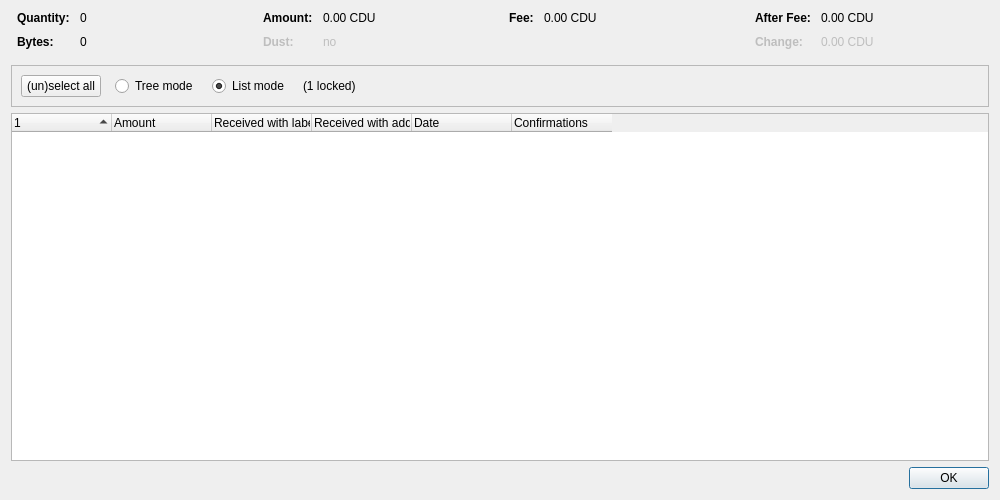
<?xml version="1.0" encoding="UTF-8"?>
<ui version="4.0">
 <class>CoinControlDialog</class>
 <widget class="QDialog" name="CoinControlDialog">
  <property name="geometry">
   <rect>
    <x>0</x>
    <y>0</y>
    <width>1000</width>
    <height>500</height>
   </rect>
  </property>
  <property name="windowTitle">
   <string>Coin Selection</string>
  </property>
  <layout class="QVBoxLayout" name="verticalLayout">
   <item>
    <layout class="QHBoxLayout" name="horizontalLayoutTop" stretch="0,0,0,0">
     <property name="topMargin">
      <number>0</number>
     </property>
     <property name="bottomMargin">
      <number>10</number>
     </property>
     <item>
      <layout class="QFormLayout" name="formLayoutCoinControl1">
       <property name="horizontalSpacing">
        <number>10</number>
       </property>
       <property name="verticalSpacing">
        <number>10</number>
       </property>
       <property name="leftMargin">
        <number>6</number>
       </property>
       <property name="rightMargin">
        <number>6</number>
       </property>
       <item row="0" column="0">
        <widget class="QLabel" name="labelCoinControlQuantityText">
         <property name="font">
          <font>
           <weight>75</weight>
           <bold>true</bold>
          </font>
         </property>
         <property name="text">
          <string>Quantity:</string>
         </property>
        </widget>
       </item>
       <item row="0" column="1">
        <widget class="QLabel" name="labelCoinControlQuantity">
         <property name="cursor">
          <cursorShape>IBeamCursor</cursorShape>
         </property>
         <property name="contextMenuPolicy">
          <enum>Qt::ActionsContextMenu</enum>
         </property>
         <property name="text">
          <string notr="true">0</string>
         </property>
         <property name="textInteractionFlags">
          <set>Qt::LinksAccessibleByMouse|Qt::TextSelectableByKeyboard|Qt::TextSelectableByMouse</set>
         </property>
        </widget>
       </item>
       <item row="1" column="0">
        <widget class="QLabel" name="labelCoinControlBytesText">
         <property name="font">
          <font>
           <weight>75</weight>
           <bold>true</bold>
          </font>
         </property>
         <property name="text">
          <string>Bytes:</string>
         </property>
        </widget>
       </item>
       <item row="1" column="1">
        <widget class="QLabel" name="labelCoinControlBytes">
         <property name="cursor">
          <cursorShape>IBeamCursor</cursorShape>
         </property>
         <property name="contextMenuPolicy">
          <enum>Qt::ActionsContextMenu</enum>
         </property>
         <property name="text">
          <string notr="true">0</string>
         </property>
         <property name="textInteractionFlags">
          <set>Qt::LinksAccessibleByMouse|Qt::TextSelectableByKeyboard|Qt::TextSelectableByMouse</set>
         </property>
        </widget>
       </item>
      </layout>
     </item>
     <item>
      <layout class="QFormLayout" name="formLayoutCoinControl2">
       <property name="horizontalSpacing">
        <number>10</number>
       </property>
       <property name="verticalSpacing">
        <number>10</number>
       </property>
       <property name="leftMargin">
        <number>6</number>
       </property>
       <property name="rightMargin">
        <number>6</number>
       </property>
       <item row="0" column="0">
        <widget class="QLabel" name="labelCoinControlAmountText">
         <property name="font">
          <font>
           <weight>75</weight>
           <bold>true</bold>
          </font>
         </property>
         <property name="text">
          <string>Amount:</string>
         </property>
        </widget>
       </item>
       <item row="0" column="1">
        <widget class="QLabel" name="labelCoinControlAmount">
         <property name="cursor">
          <cursorShape>IBeamCursor</cursorShape>
         </property>
         <property name="contextMenuPolicy">
          <enum>Qt::ActionsContextMenu</enum>
         </property>
         <property name="text">
          <string notr="true">0.00 CDU</string>
         </property>
         <property name="textInteractionFlags">
          <set>Qt::LinksAccessibleByMouse|Qt::TextSelectableByKeyboard|Qt::TextSelectableByMouse</set>
         </property>
        </widget>
       </item>
       <item row="1" column="0">
        <widget class="QLabel" name="labelCoinControlLowOutputText">
         <property name="enabled">
          <bool>false</bool>
         </property>
         <property name="font">
          <font>
           <weight>75</weight>
           <bold>true</bold>
          </font>
         </property>
         <property name="text">
          <string>Dust:</string>
         </property>
        </widget>
       </item>
       <item row="1" column="1">
        <widget class="QLabel" name="labelCoinControlLowOutput">
         <property name="enabled">
          <bool>false</bool>
         </property>
         <property name="cursor">
          <cursorShape>IBeamCursor</cursorShape>
         </property>
         <property name="contextMenuPolicy">
          <enum>Qt::ActionsContextMenu</enum>
         </property>
         <property name="text">
          <string notr="true">no</string>
         </property>
         <property name="textInteractionFlags">
          <set>Qt::LinksAccessibleByMouse|Qt::TextSelectableByKeyboard|Qt::TextSelectableByMouse</set>
         </property>
        </widget>
       </item>
      </layout>
     </item>
     <item>
      <layout class="QFormLayout" name="formLayoutCoinControl3">
       <property name="horizontalSpacing">
        <number>10</number>
       </property>
       <property name="verticalSpacing">
        <number>10</number>
       </property>
       <property name="leftMargin">
        <number>6</number>
       </property>
       <property name="rightMargin">
        <number>6</number>
       </property>
       <item row="0" column="0">
        <widget class="QLabel" name="labelCoinControlFeeText">
         <property name="font">
          <font>
           <weight>75</weight>
           <bold>true</bold>
          </font>
         </property>
         <property name="text">
          <string>Fee:</string>
         </property>
        </widget>
       </item>
       <item row="0" column="1">
        <widget class="QLabel" name="labelCoinControlFee">
         <property name="cursor">
          <cursorShape>IBeamCursor</cursorShape>
         </property>
         <property name="contextMenuPolicy">
          <enum>Qt::ActionsContextMenu</enum>
         </property>
         <property name="text">
          <string notr="true">0.00 CDU</string>
         </property>
         <property name="textInteractionFlags">
          <set>Qt::LinksAccessibleByMouse|Qt::TextSelectableByKeyboard|Qt::TextSelectableByMouse</set>
         </property>
        </widget>
       </item>
      </layout>
     </item>
     <item>
      <layout class="QFormLayout" name="formLayoutCoinControl4">
       <property name="horizontalSpacing">
        <number>10</number>
       </property>
       <property name="verticalSpacing">
        <number>10</number>
       </property>
       <property name="leftMargin">
        <number>6</number>
       </property>
       <property name="rightMargin">
        <number>6</number>
       </property>
       <item row="0" column="0">
        <widget class="QLabel" name="labelCoinControlAfterFeeText">
         <property name="font">
          <font>
           <weight>75</weight>
           <bold>true</bold>
          </font>
         </property>
         <property name="text">
          <string>After Fee:</string>
         </property>
        </widget>
       </item>
       <item row="0" column="1">
        <widget class="QLabel" name="labelCoinControlAfterFee">
         <property name="cursor">
          <cursorShape>IBeamCursor</cursorShape>
         </property>
         <property name="contextMenuPolicy">
          <enum>Qt::ActionsContextMenu</enum>
         </property>
         <property name="text">
          <string notr="true">0.00 CDU</string>
         </property>
         <property name="textInteractionFlags">
          <set>Qt::LinksAccessibleByMouse|Qt::TextSelectableByKeyboard|Qt::TextSelectableByMouse</set>
         </property>
        </widget>
       </item>
       <item row="1" column="0">
        <widget class="QLabel" name="labelCoinControlChangeText">
         <property name="enabled">
          <bool>false</bool>
         </property>
         <property name="font">
          <font>
           <weight>75</weight>
           <bold>true</bold>
          </font>
         </property>
         <property name="text">
          <string>Change:</string>
         </property>
        </widget>
       </item>
       <item row="1" column="1">
        <widget class="QLabel" name="labelCoinControlChange">
         <property name="enabled">
          <bool>false</bool>
         </property>
         <property name="cursor">
          <cursorShape>IBeamCursor</cursorShape>
         </property>
         <property name="contextMenuPolicy">
          <enum>Qt::ActionsContextMenu</enum>
         </property>
         <property name="text">
          <string notr="true">0.00 CDU</string>
         </property>
         <property name="textInteractionFlags">
          <set>Qt::LinksAccessibleByMouse|Qt::TextSelectableByKeyboard|Qt::TextSelectableByMouse</set>
         </property>
        </widget>
       </item>
      </layout>
     </item>
    </layout>
   </item>
   <item>
    <widget class="QFrame" name="frame">
     <property name="minimumSize">
      <size>
       <width>0</width>
       <height>40</height>
      </size>
     </property>
     <property name="frameShape">
      <enum>QFrame::StyledPanel</enum>
     </property>
     <property name="frameShadow">
      <enum>QFrame::Sunken</enum>
     </property>
     <layout class="QHBoxLayout" name="horizontalLayout">
      <item>
       <layout class="QHBoxLayout" name="horizontalLayoutPanel" stretch="0,0,0,0,0">
        <property name="spacing">
         <number>14</number>
        </property>
        <item>
         <widget class="QPushButton" name="pushButtonSelectAll">
          <property name="sizePolicy">
           <sizepolicy hsizetype="Maximum" vsizetype="Fixed">
            <horstretch>0</horstretch>
            <verstretch>0</verstretch>
           </sizepolicy>
          </property>
          <property name="text">
           <string>(un)select all</string>
          </property>
          <property name="autoDefault">
           <bool>false</bool>
          </property>
         </widget>
        </item>
        <item>
         <widget class="QRadioButton" name="radioTreeMode">
          <property name="sizePolicy">
           <sizepolicy hsizetype="Maximum" vsizetype="Fixed">
            <horstretch>0</horstretch>
            <verstretch>0</verstretch>
           </sizepolicy>
          </property>
          <property name="text">
           <string>Tree mode</string>
          </property>
         </widget>
        </item>
        <item>
         <widget class="QRadioButton" name="radioListMode">
          <property name="sizePolicy">
           <sizepolicy hsizetype="Maximum" vsizetype="Fixed">
            <horstretch>0</horstretch>
            <verstretch>0</verstretch>
           </sizepolicy>
          </property>
          <property name="text">
           <string>List mode</string>
          </property>
          <property name="checked">
           <bool>true</bool>
          </property>
         </widget>
        </item>
        <item>
         <widget class="QLabel" name="labelLocked">
          <property name="text">
           <string notr="true">(1 locked)</string>
          </property>
         </widget>
        </item>
        <item>
         <spacer name="horizontalSpacer">
          <property name="orientation">
           <enum>Qt::Horizontal</enum>
          </property>
          <property name="sizeHint" stdset="0">
           <size>
            <width>40</width>
            <height>20</height>
           </size>
          </property>
         </spacer>
        </item>
       </layout>
      </item>
     </layout>
    </widget>
   </item>
   <item>
    <widget class="CoinControlTreeWidget" name="treeWidget">
     <property name="contextMenuPolicy">
      <enum>Qt::CustomContextMenu</enum>
     </property>
     <property name="sortingEnabled">
      <bool>false</bool>
     </property>
     <property name="columnCount">
      <number>6</number>
     </property>
     <attribute name="headerShowSortIndicator" stdset="0">
      <bool>true</bool>
     </attribute>
     <attribute name="headerStretchLastSection">
      <bool>false</bool>
     </attribute>
     <column>
      <property name="text">
       <string/>
      </property>
     </column>
     <column>
      <property name="text">
       <string>Amount</string>
      </property>
     </column>
     <column>
      <property name="text">
       <string>Received with label</string>
      </property>
     </column>
     <column>
      <property name="text">
       <string>Received with address</string>
      </property>
     </column>
     <column>
      <property name="text">
       <string>Date</string>
      </property>
     </column>
     <column>
      <property name="text">
       <string>Confirmations</string>
      </property>
      <property name="toolTip">
       <string>Confirmed</string>
      </property>
     </column>
     <column>
      <property name="text">
       <string/>
      </property>
     </column>
     <column>
      <property name="text">
       <string/>
      </property>
     </column>
     <column>
      <property name="text">
       <string/>
      </property>
     </column>
     <column>
      <property name="text">
       <string/>
      </property>
     </column>
    </widget>
   </item>
   <item>
    <widget class="QDialogButtonBox" name="buttonBox">
     <property name="orientation">
      <enum>Qt::Horizontal</enum>
     </property>
     <property name="standardButtons">
      <set>QDialogButtonBox::Ok</set>
     </property>
    </widget>
   </item>
  </layout>
 </widget>
 <customwidgets>
  <customwidget>
   <class>CoinControlTreeWidget</class>
   <extends>QTreeWidget</extends>
   <header>qt/coincontroltreewidget.h</header>
  </customwidget>
 </customwidgets>
 <resources/>
 <connections/>
</ui>
